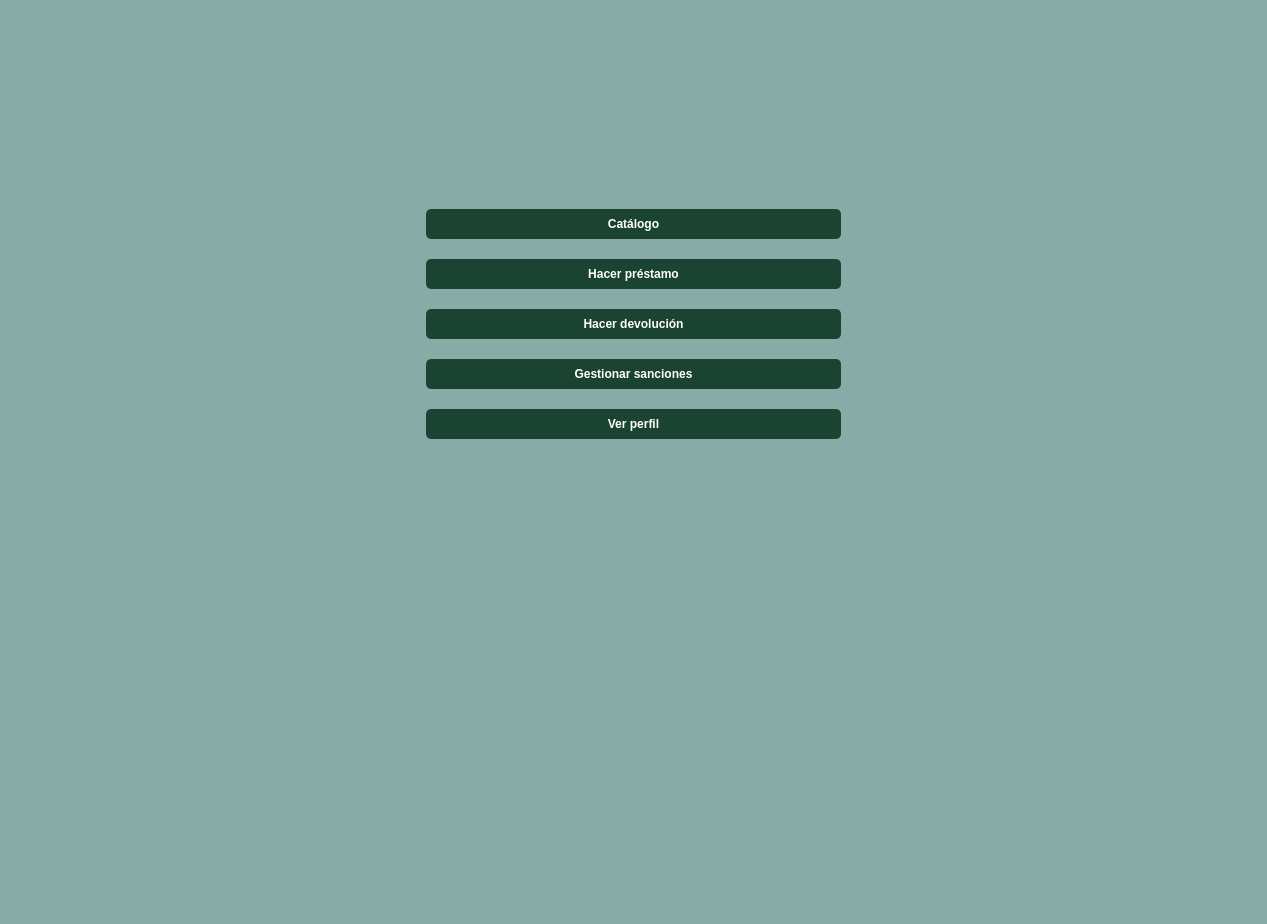
<?xml version="1.0" encoding="UTF-8"?>
<ui version="4.0">
 <class>Dialog</class>
 <widget class="QDialog" name="Dialog">
  <property name="geometry">
   <rect>
    <x>0</x>
    <y>0</y>
    <width>1267</width>
    <height>924</height>
   </rect>
  </property>
  <property name="windowTitle">
   <string>Dialog</string>
  </property>
  <property name="styleSheet">
   <string notr="true">#Dialog {
    background-color: #89ABA7;
}</string>
  </property>
  <layout class="QHBoxLayout" name="horizontalLayout_5">
   <item>
    <layout class="QHBoxLayout" name="horizontalLayout_3">
     <item>
      <spacer name="horizontalSpacer">
       <property name="orientation">
        <enum>Qt::Horizontal</enum>
       </property>
       <property name="sizeHint" stdset="0">
        <size>
         <width>40</width>
         <height>20</height>
        </size>
       </property>
      </spacer>
     </item>
    </layout>
   </item>
   <item>
    <layout class="QVBoxLayout" name="verticalLayout_2">
     <property name="spacing">
      <number>20</number>
     </property>
     <property name="sizeConstraint">
      <enum>QLayout::SetMinAndMaxSize</enum>
     </property>
     <item>
      <spacer name="verticalSpacer">
       <property name="orientation">
        <enum>Qt::Vertical</enum>
       </property>
       <property name="sizeHint" stdset="0">
        <size>
         <width>20</width>
         <height>40</height>
        </size>
       </property>
      </spacer>
     </item>
     <item>
      <layout class="QHBoxLayout" name="horizontalLayout_11">
       <property name="topMargin">
        <number>20</number>
       </property>
       <property name="bottomMargin">
        <number>20</number>
       </property>
       <item>
        <spacer name="horizontalSpacer_3">
         <property name="orientation">
          <enum>Qt::Horizontal</enum>
         </property>
         <property name="sizeHint" stdset="0">
          <size>
           <width>40</width>
           <height>20</height>
          </size>
         </property>
        </spacer>
       </item>
       <item>
        <widget class="QLabel" name="imagen_ule">
         <property name="enabled">
          <bool>true</bool>
         </property>
         <property name="maximumSize">
          <size>
           <width>260</width>
           <height>200</height>
          </size>
         </property>
         <property name="text">
          <string/>
         </property>
         <property name="pixmap">
          <pixmap>recursos/logotipo-universidad-de-leon-01.png</pixmap>
         </property>
         <property name="scaledContents">
          <bool>true</bool>
         </property>
        </widget>
       </item>
       <item>
        <spacer name="horizontalSpacer_4">
         <property name="orientation">
          <enum>Qt::Horizontal</enum>
         </property>
         <property name="sizeHint" stdset="0">
          <size>
           <width>40</width>
           <height>20</height>
          </size>
         </property>
        </spacer>
       </item>
      </layout>
     </item>
     <item>
      <layout class="QVBoxLayout" name="verticalLayout_4"/>
     </item>
     <item>
      <widget class="QPushButton" name="boton_catalogo">
       <property name="styleSheet">
        <string notr="true">QPushButton {
    background-color: #1B4332; 
    color: white;  
    border-radius: 5px; 
    padding: 8px;  
    font-weight: bold;
}

QPushButton:hover {
    background-color: #2D6A4F; 
}

QPushButton:pressed {
    background-color: #081C15; 
}</string>
       </property>
       <property name="text">
        <string>Catálogo</string>
       </property>
      </widget>
     </item>
     <item>
      <widget class="QPushButton" name="boton_prestamo">
       <property name="styleSheet">
        <string notr="true">QPushButton {
    background-color: #1B4332; 
    color: white;  
    border-radius: 5px; 
    padding: 8px;  
    font-weight: bold;
}

QPushButton:hover {
    background-color: #2D6A4F; 
}

QPushButton:pressed {
    background-color: #081C15; 
}</string>
       </property>
       <property name="text">
        <string>Hacer préstamo</string>
       </property>
      </widget>
     </item>
     <item>
      <widget class="QPushButton" name="boton_devolucion">
       <property name="styleSheet">
        <string notr="true">QPushButton {
    background-color: #1B4332; 
    color: white;  
    border-radius: 5px; 
    padding: 8px;  
    font-weight: bold;
}

QPushButton:hover {
    background-color: #2D6A4F; 
}

QPushButton:pressed {
    background-color: #081C15; 
}</string>
       </property>
       <property name="text">
        <string>Hacer devolución</string>
       </property>
      </widget>
     </item>
     <item>
      <widget class="QPushButton" name="boton_sanciones">
       <property name="styleSheet">
        <string notr="true">QPushButton {
    background-color: #1B4332; 
    color: white;  
    border-radius: 5px; 
    padding: 8px;  
    font-weight: bold;
}

QPushButton:hover {
    background-color: #2D6A4F; 
}

QPushButton:pressed {
    background-color: #081C15; 
}</string>
       </property>
       <property name="text">
        <string>Gestionar sanciones</string>
       </property>
      </widget>
     </item>
     <item>
      <widget class="QPushButton" name="boton_perfil">
       <property name="styleSheet">
        <string notr="true">QPushButton {
    background-color: #1B4332; 
    color: white;  
    border-radius: 5px; 
    padding: 8px;  
    font-weight: bold;
}

QPushButton:hover {
    background-color: #2D6A4F; 
}

QPushButton:pressed {
    background-color: #081C15; 
}</string>
       </property>
       <property name="text">
        <string>Ver perfil</string>
       </property>
      </widget>
     </item>
     <item>
      <spacer name="verticalSpacer_7">
       <property name="orientation">
        <enum>Qt::Vertical</enum>
       </property>
       <property name="sizeHint" stdset="0">
        <size>
         <width>20</width>
         <height>40</height>
        </size>
       </property>
      </spacer>
     </item>
     <item>
      <spacer name="verticalSpacer_5">
       <property name="orientation">
        <enum>Qt::Vertical</enum>
       </property>
       <property name="sizeHint" stdset="0">
        <size>
         <width>20</width>
         <height>40</height>
        </size>
       </property>
      </spacer>
     </item>
     <item>
      <spacer name="verticalSpacer_6">
       <property name="orientation">
        <enum>Qt::Vertical</enum>
       </property>
       <property name="sizeHint" stdset="0">
        <size>
         <width>20</width>
         <height>40</height>
        </size>
       </property>
      </spacer>
     </item>
     <item>
      <spacer name="verticalSpacer_2">
       <property name="orientation">
        <enum>Qt::Vertical</enum>
       </property>
       <property name="sizeHint" stdset="0">
        <size>
         <width>20</width>
         <height>40</height>
        </size>
       </property>
      </spacer>
     </item>
    </layout>
   </item>
   <item>
    <layout class="QHBoxLayout" name="horizontalLayout_4">
     <item>
      <spacer name="horizontalSpacer_2">
       <property name="orientation">
        <enum>Qt::Horizontal</enum>
       </property>
       <property name="sizeHint" stdset="0">
        <size>
         <width>40</width>
         <height>20</height>
        </size>
       </property>
      </spacer>
     </item>
    </layout>
   </item>
  </layout>
 </widget>
 <resources/>
 <connections/>
</ui>
